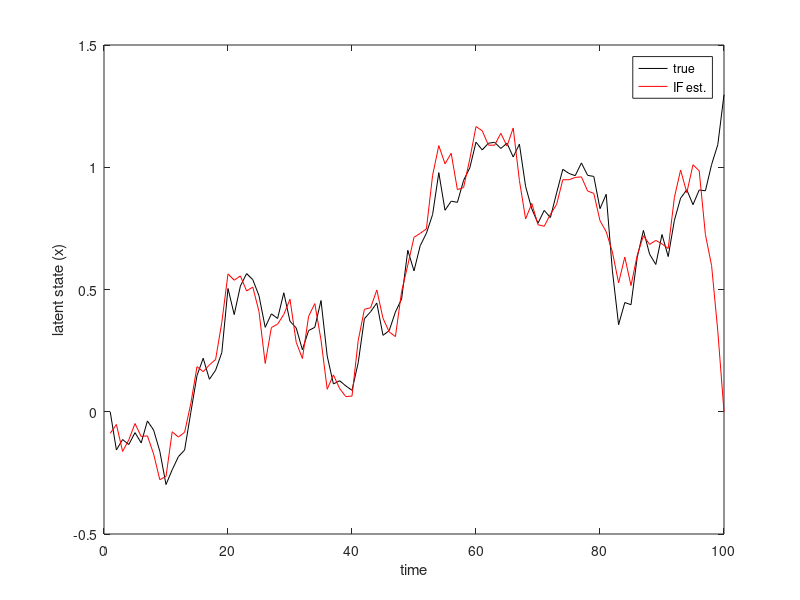

Reproduce this figure in MATLAB.
%-------------------------------------------------------------------
% Simple introductionary example to information filtering
% in a linear Gaussian state space model
%
% Written by: Johan Dahlin, Linköping University, Sweden
%             (johan.dahlin (at) isy.liu.se)
%               
% Date:       2013-03-20
%
%-------------------------------------------------------------------

clear all;

%-------------------------------------------------------------------
% Parameters
%-------------------------------------------------------------------
sys.a=1;                % Scale parameter in the process model
sys.c=1;                % Scale parameter in the observation model
sys.sigmav=0.1;         % Standard deviation of the process noise
sys.sigmae=0.1;         % Standard deviation of the measurement noise
sys.T=100;              % Number of time steps
par.N=1000;             % Number of particles

%-------------------------------------------------------------------
% Generate data
%-------------------------------------------------------------------
% The system is
% x(t+1) = sys.a * x(t) + v(t),   v~N(0,sys.sigmav^2)
% y(t)   = sys.c * x(t) + e(t),   e~N(0,sys.sigmae^2)
%

% Set initial state
x(1)=0;            

for tt=1:sys.T
   x(tt+1) =sys.a*x(tt)+sys.sigmav*randn; 
   y(tt)   =sys.c*x(tt)+sys.sigmae*randn;
end
x=x(1:sys.T);

%-------------------------------------------------------------------
% Information filter (backward particle filtering)
%-------------------------------------------------------------------
p(:,sys.T)=zeros(par.N,1);  % Set final particle states

for tt=sys.T:-1:1
   % Selection (resampling) and mutation (propagation)
   if ~(tt==sys.T)
      nIdx=randsample(par.N,par.N,'true',W(:,tt+1));
      p(:,tt)=p(nIdx,tt+1)+sys.sigmav*randn(par.N,1);
   end
   
   % Compute the artificial distribution
   g(:,tt)=1;
   
   % Calculate weights
   if ~(tt==sys.T)
     w(:,tt)=normpdf(y(tt),sys.c*p(:,tt),sys.sigmae)*g(:,tt)/g(:,tt+1);
   else
     w(:,tt)=normpdf(y(tt),sys.c*p(:,tt),sys.sigmae)*g(:,tt);
   end
   
   % Normalise of weights
   W(:,tt)=w(:,tt)/sum(w(:,tt));
   
   % Calculate state estimate
   xhatIF(tt)=W(:,tt)'*p(:,tt);
end

%-------------------------------------------------------------------
% Plot the true and estimated states
%-------------------------------------------------------------------
plot(1:sys.T,x,'k',1:sys.T,xhatIF,'r');
xlabel('time'); ylabel('latent state (x)');
legend('true','IF est.');
